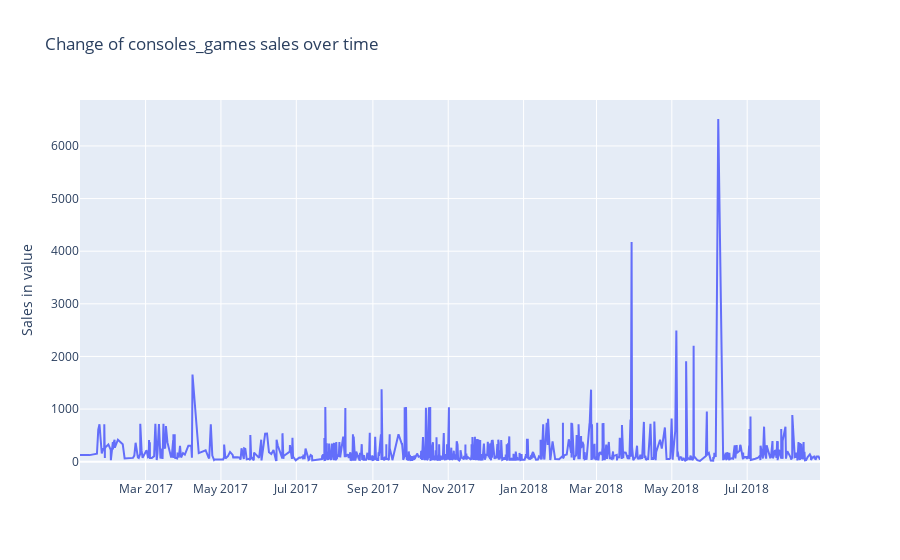

Notebook code for this chart:
### Markdown cell above
Here is how the graph would look like after removing those records:

### Code cell
df_cat = select_category_df(df_intermediate, selected_category, 'order_purchase_timestamp')
fig = plot_sales_over_time(df_cat, selected_category, 'order_purchase_timestamp')

fig.show()

### Figure 1 — Plotly figure (JSON) as saved in the notebook; plotly's stock layout.template omitted (floating-point values rounded to 4 significant figures; data arrays with more than 128 entries replaced by an {"elided": "..."} marker saying what was removed)
{"data": [{"mode": "lines", "name": "consoles_games", "type": "scatter", "x": {"elided": "1010 str values"}, "y": {"elided": "1010 float values"}}], "layout": {"autosize": true, "title": {"text": "Change of consoles_games sales over time"}, "xaxis": {"autorange": true, "range": ["2017-01-06 21:27:49", "2018-08-28 22:51:54"], "type": "date"}, "yaxis": {"autorange": true, "range": [-348.2, 6873.0], "title": {"text": "Sales in value"}, "type": "linear"}}}
